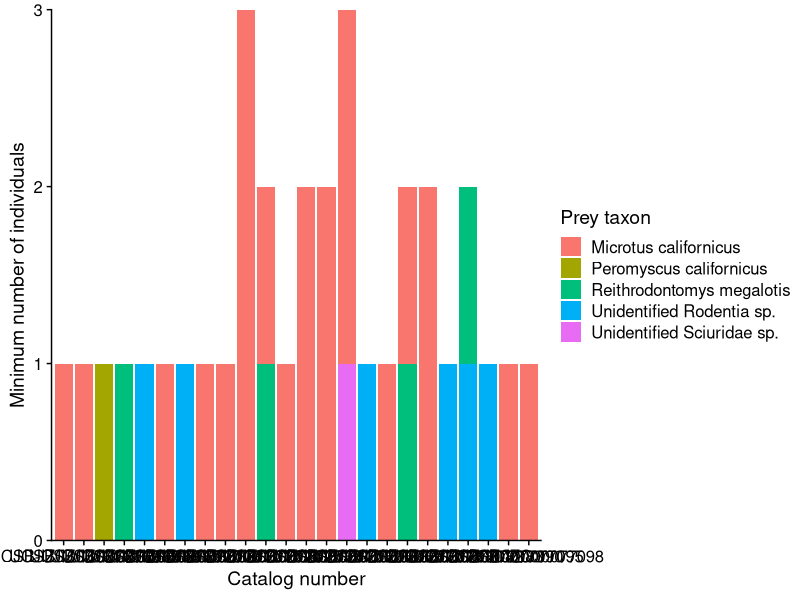
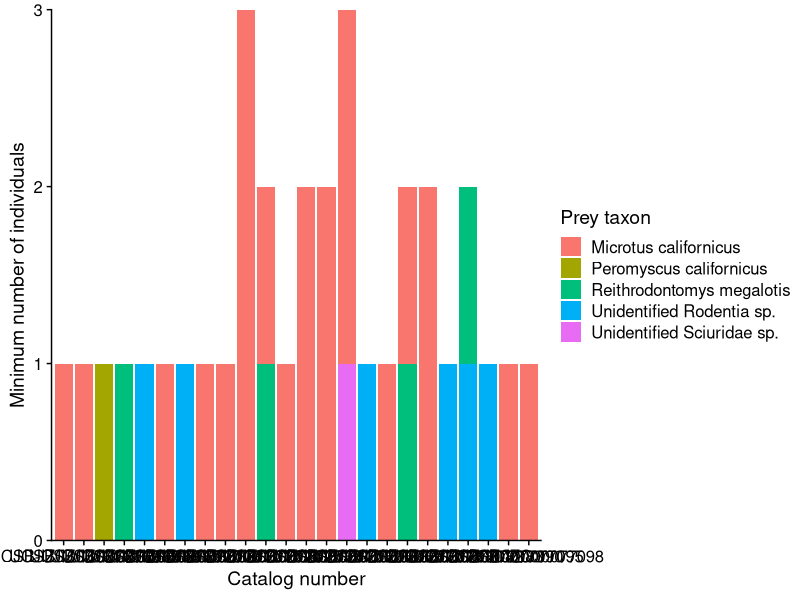

The R source for these figures, in order:
# Setup ----

# load packages
library(tidyverse)
library(readxl)
library(cowplot)

# Read in data ----
# read in ID_Counting sheet from Excel and assign to variable
pellet_contents <- read_xlsx(path = "data/owl_pellet_data_downloaded_2026-04-20.xlsx", sheet = "ID_Counting") %>% 
  drop_na(catalog_number) %>% 
  filter(catalog_number != "UCSB-IZC00077015")

# Data exploration/checking ----
# check catalog numbers

# how many unique catalog numbers
n_distinct(pellet_contents$catalog_number)

catalog_numbers <- unique(pellet_contents$catalog_number)

catalog_numbers

# unique prey items

prey_taxa <- unique(pellet_contents$prey_taxon)

# Calculate proportions

count_sums <- pellet_contents %>% 
  group_by(catalog_number, `vert-invert`) %>% 
  summarize(count_sum = sum(MNI),
            n_records = n())

# TODO- use mutate to create a total count column, then use that to calculate the proportion of vertebrate prey by number
proportions <- count_sums %>% 
  pivot_wider(id_cols = catalog_number, names_from = `vert-invert`, values_from = count_sum) %>% 
  mutate(vert_ratio = Vertebrate/Invertebrate)


# Subset data ----
# create vertebrate & invert subsets
pellet_contents_vert <- pellet_contents %>% 
  filter(`vert-invert` == "Vertebrate")

pellet_contents_invert <- pellet_contents %>% 
  filter(`vert-invert` == "Invertebrate")


view(prey_taxa)

# Figures ----

## Verts ----
# stacked bar chart for vert contents only
fig_vert_stacked <- ggplot(data = pellet_contents_vert, aes(x = catalog_number, y = MNI, fill = prey_taxon)) +
  geom_col() + 
  ylab("Minimum number of individuals") +
  xlab("Catalog number") +
  guides(fill = guide_legend(title = "Prey taxon")) +
  theme_cowplot() +
  scale_y_continuous(expand = c(0,0))

# view figure
fig_vert_stacked

# save to file
ggsave(filename = "figures/fig_vert_stacked.pdf",
       width = 8,
       height = 6)

# TODO
# FIXME
